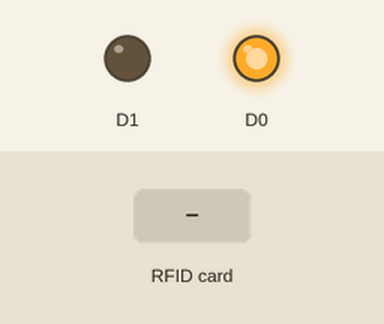
Simulated run of this sketch. Board: ESP8266 (NodeMCU). On the bench: output pins drawn as LEDs (lit = HIGH). Dashed ring = blinking. Inputs (shaded band) come from the test bench. WiFi joins after 1.5 s; servers stay silent unless stated; what the sketch prints to the serial monitor is not drawn.

Above: at 0.1 s.
At 2.7 s:
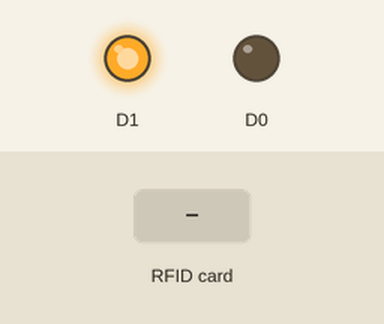
2.8 s: RFID card 5E 7A 19 C4 held to the reader
At 3.26 s:
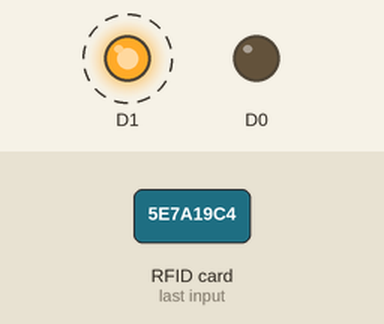
Timing chart, 0 to 5.8 s (numbered marks = the images above; inputs shaded):
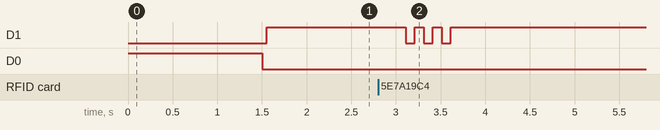

Measured:
- after the input at 2.8 s, D1: alternates HIGH for 0.10 s and LOW for 0.10 s, 6 changes in all, then stays HIGH, starting after 0.31 s

The sketch:

RFID_FINAL.ino
```cpp
#if defined(ESP32)
#include <WiFi.h>
#include <FirebaseESP32.h>
#elif defined(ESP8266)
#include <ESP8266WiFi.h>
#include <FirebaseESP8266.h>
#include <ThingSpeak.h>
#endif
//Provide the token generation process info.
#include <addons/TokenHelper.h>

//Provide the RTDB payload printing info and other helper functions.
#include <addons/RTDBHelper.h>

#include <SPI.h>
#include <MFRC522.h>

/* 1. Define the WiFi credentials */
#define WIFI_SSID "TP-Link_CB2C"
#define WIFI_PASSWORD "sps9804814979"
long myChannelNumber = 1675826;
const char myWriteAPIKey[] = "QC1SWFFMBLIXTQ2O";

//For the following credentials, see examples/Authentications/SignInAsUser/EmailPassword/EmailPassword.ino

/* 2. Define the API Key */
#define API_KEY "gi0WAVA4zqVhEJehJIeyzBgAWVPGjPTGqTZ2sK1X"

/* 3. Define the RTDB URL */
#define DATABASE_URL "smart-library-8f386-default-rtdb.firebaseio.com" //<databaseName>.firebaseio.com or <databaseName>.<region>.firebasedatabase.app


//Define Firebase Data object
FirebaseData fbdo;

FirebaseAuth auth;
FirebaseConfig config;

unsigned long sendDataPrevMillis = 0;

unsigned long count = 0;
WiFiClient client;


constexpr uint8_t RST_PIN = D3;     // Configurable, see typical pin layout above
constexpr uint8_t SS_PIN = D4;     // Configurable, see typical pin layout above
MFRC522 rfid(SS_PIN, RST_PIN); // Instance of the class
MFRC522::MIFARE_Key key;
String tag;


void setup()
{
  pinMode(D0, OUTPUT);
  digitalWrite(D0,HIGH);

  Serial.begin(115200);

  WiFi.begin(WIFI_SSID, WIFI_PASSWORD);
  Serial.print("Connecting to Wi-Fi");
  while (WiFi.status() != WL_CONNECTED)
  {
    Serial.print(".");
    delay(300);
  }
  Serial.println();
  Serial.print("Connected with IP: ");
  Serial.println(WiFi.localIP());
  digitalWrite(D0, LOW);
  Serial.println();

  Serial.printf("Firebase Client v%s\n\n", FIREBASE_CLIENT_VERSION);

  /* Assign the api key (required) */
  config.api_key = API_KEY;

  config.database_url = DATABASE_URL;


  //////////////////////////////////////////////////////////////////////////////////////////////
  //Please make sure the device free Heap is not lower than 80 k for ESP32 and 10 k for ESP8266,
  //otherwise the SSL connection will fail.
  //////////////////////////////////////////////////////////////////////////////////////////////

  Firebase.begin(DATABASE_URL, API_KEY);

  //Comment or pass false value when WiFi reconnection will control by your code or third party library
 // Firebase.reconnectWiFi(true);

  Firebase.setDoubleDigits(5);
  SPI.begin(); // Init SPI bus
  rfid.PCD_Init(); // Init MFRC522
  pinMode(D1, OUTPUT);
  digitalWrite(D1, HIGH);
  ThingSpeak.begin(client);
}
//boolean UpdateRideDataFn(uint8_t rt=BUS_ROUTE,uint16_t stpid=DAY_STOP)
//{
//  HTTPClient http;
//  String http_url="http://rt.theride.org/bustime/api/v3/getpredictions?key="+RIDE_API+"&format=json&rt="+rt+"&stpid="+stpid+"&top=3";
//  http.begin(http_url);
//  int httpCode=http.GET();
//  if(httpCode>0)
//  {
//    if(httpCode==HTTP_CODE_OK)
//    {
//      String payload=http.getString();
//      http.end();
//    }
//  }
//}
void loop()
{


  //rfid code
  if ( ! rfid.PICC_IsNewCardPresent())
    return;
  if (rfid.PICC_ReadCardSerial()) {
    for (byte i = 0; i < 4; i++) {
      tag += rfid.uid.uidByte[i];
    }

    if (tag !="") {
      ThingSpeak.writeField(myChannelNumber, 1, tag, myWriteAPIKey);
      digitalWrite(D1, LOW);
      delay(100);
      digitalWrite(D1, HIGH);
      delay(100);
      digitalWrite(D1, LOW);
      delay(100);
      digitalWrite(D1, HIGH);
      delay(100);
      digitalWrite(D1, LOW);
      delay(100);
      digitalWrite(D1, HIGH);
      delay(100);
    }


//    else
//    {
//      Serial.println("Access Denied!");
//      digitalWrite(D1, LOW);
//      delay(2000);
//      digitalWrite(D1, HIGH);
//    }
    tag = "";
    rfid.PICC_HaltA();
    rfid.PCD_StopCrypto1();
  }
}
```
